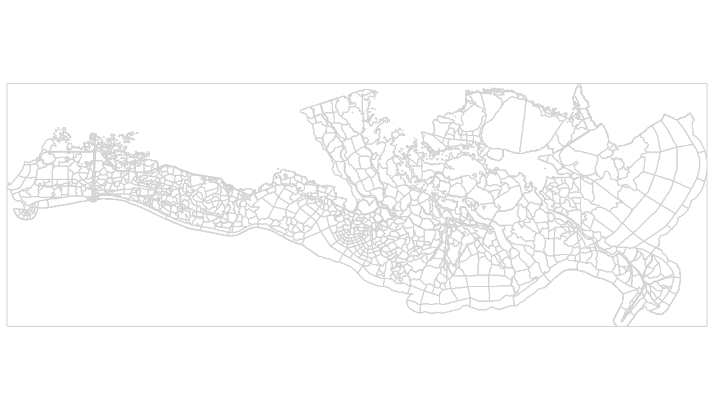

Notebook cell for this chart:
### Code cell
# Build a transparent hydrocompartment basemap layer for geographic context in Altair overlays.
background = alt.Chart(crosswalk_gdf).mark_geoshape(
    stroke='lightgray',    # Set a default stroke color (can be customized),
    fillOpacity=0
).encode(tooltip=[f'{hydrocompartment_id_column}:N']
).project(
    type="identity", reflectY=True
).properties(
    width=700,
    height=400
)
background

### Figure 1 — Vega-Lite specification as saved in the notebook (floating-point values rounded to 4 significant figures; data arrays with more than 128 entries replaced by an {"elided": "..."} marker saying what was removed)
{"config": {"view": {"continuousWidth": 300, "continuousHeight": 300}}, "data": {"name": "data-62664ccae69a6b975c9fd80e6a7869b7"}, "mark": {"type": "geoshape", "fillOpacity": 0, "stroke": "lightgray"}, "encoding": {"tooltip": [{"field": "hydrocompartment_id", "type": "nominal"}]}, "height": 400, "projection": {"reflectY": true, "type": "identity"}, "width": 700, "$schema": "https://vega.github.io/schema/vega-lite/v5.20.1.json", "datasets": {"data-62664ccae69a6b975c9fd80e6a7869b7": {"elided": "3867 records"}}}
